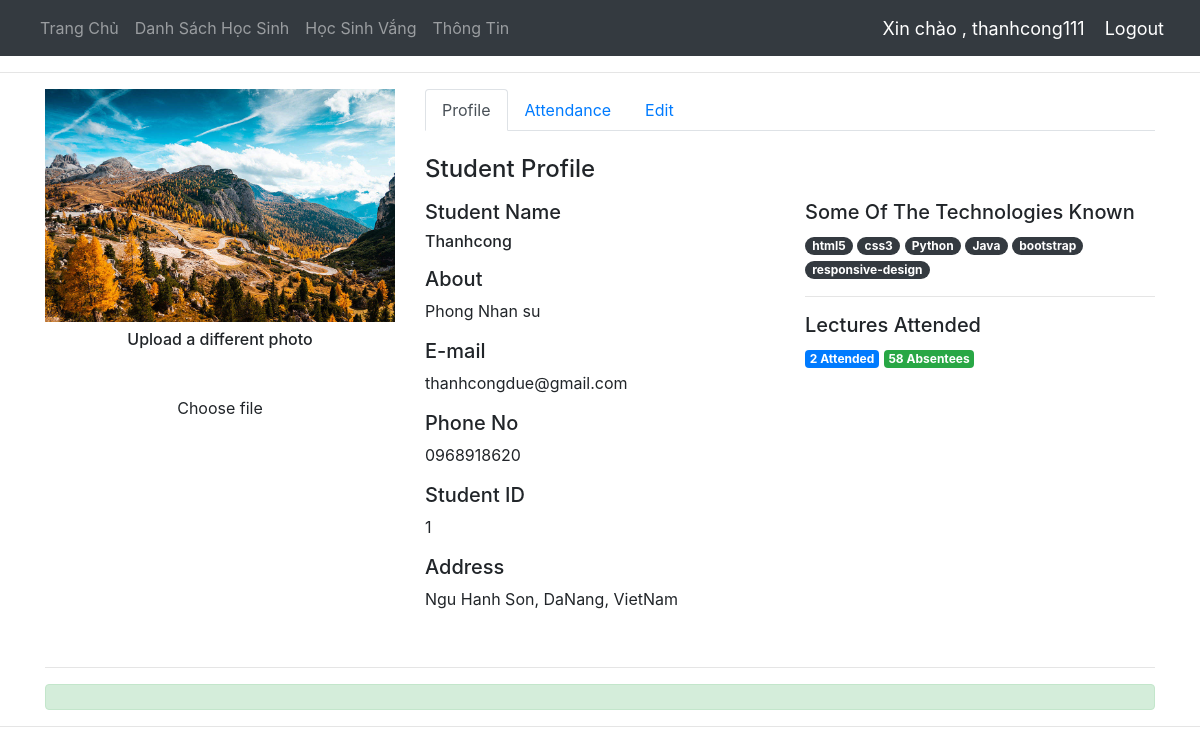
Screenshot of /profile/1/ (signed in) with the database file from the repository.
### face_rec/models.py (models this page shows)
class student_profile(models.Model):
    user=models.OneToOneField(User,null=True,blank=True,on_delete=models.CASCADE)
    student_id = models.CharField(primary_key=True,max_length=20)
    name = models.CharField(max_length=50)
    address = models.CharField(max_length = 100)
    phone = models.CharField(max_length =  50)
    email = models.CharField(max_length = 50)
    description = models.CharField(max_length = 200)
    mark = (
            ('Absent', 'Absent'),
            ('Present', 'Present'),
            )
    attendance = models.CharField(max_length=20,default='Absent', choices=mark)
    profile_pic=models.ImageField(default="static/images/nobody.jpg")
    def __str__(self):
        return self.student_id

### face_rec/decorators.py (the view)
		def wrapper_func(request,*args,**kwargs):
			group=None
			if request.user.groups.exists():
				group=request.user.groups.all()[0].name
			if group in allowed_roles:
				return view_func(request,*args,**kwargs)
			else:
				return HttpResponse('You are Not Authorized To View This Page')

### face_rec/views.py (called while the page is built, shortened)
@login_required(login_url='login')
@allowed_users(allowed_roles=['teacher','admin','student'])
def profile(request,pk):
    id = int(pk)
    request.FILES
    student=student_profile.objects.filter(student_id=id)
    attendance=student_attendance.objects.filter(roll=id)
    present=student_attendance.objects.filter(roll=pk).count()
    absent=60-present
    context={'student':student,'attendance':attendance,'present':present,'absent':absent}
    return render(request,'face_rec/student_profile.html',context)

### face_rec/templates/face_rec/student_profile.html (shortened to what this page needs)
{% extends 'face_rec/main.html' %}
{% block content %}
<div class="container">
    <div class="row my-2">
        <div class="col-lg-8 order-lg-2">
            <ul class="nav nav-tabs">
                <li class="nav-item">
                    <a href="" data-target="#profile" data-toggle="tab" class="nav-link active">Profile</a>
                </li>
                <li class="nav-item">
                    <a href="" data-target="#attendance" data-toggle="tab" class="nav-link">Attendance</a>
                </li>
                <li class="nav-item">
                    <a href="" data-target="#edit" data-toggle="tab" class="nav-link">Edit</a>
                </li>
            </ul>
            <div class="tab-content py-4">
                <div class="tab-pane active" id="profile">
                    <h4 class="mb-3">Student Profile</h4>
                    {% for students in student %}
                    <div class="row">
                        <div class="col-md-6">
                            <h5>Student Name</h6>
                            <h6>
                            <p>
                                {{students.name}}
                            </p>
                            </h6>
                            <h5>About</h5>
                            <p>
                                {{students.description}}
                            </p>
                            <h5>E-mail</h5>
                            <p>
                                {{students.email}}
                            </p>
                            <h5>Phone No</h5>
                            <p>
                                {{students.phone}}
                            </p>
                            <h5>Student ID</h5>
                            <p>
                                {{students.student_id}}
                            </p>
                            <h5>Address</h5>
                            <p>
                                {{students.address}}
                            </p>                        </div>
                        <div class="col-md-6">
                            <h5>Some Of The Technologies Known</h5>
                            <a href="#" class="badge badge-dark badge-pill">html5</a>
                            <a href="#" class="badge badge-dark badge-pill">css3</a>
                            <a href="#" class="badge badge-dark badge-pill">Python</a>
                            <a href="#" class="badge badge-dark badge-pill">Java</a>
                            <a href="#" class="badge badge-dark badge-pill">bootstrap</a>
                            <a href="#" class="badge badge-dark badge-pill">responsive-design</a>
                            <hr>
                            <h5>Lectures Attended</h5>
                            <span class="badge badge-primary"> {{present}} Attended</span>
                            <span class="badge badge-success"> {{absent}} Absentees</span>
                            {% endfor %}
                        </div>
                    </div>
                </div>
                        {% for students in student %}
            </div>
        </div>
        <div class="col-lg-4 order-lg-1 text-center">
            <img src="{{students.profile_pic.url}}" class="mx-auto img-fluid img-circle d-block" alt="avatar">
            <h6 class="mt-2">Upload a different photo</h6>
            <label class="custom-file">
                <span class="custom-file-control">Choose file</span>
            </label>
        </div>
    </div>
    {% endfor %}
<hr>
<div class="alert alert-success" role="alert">
</div>
</div>
{% endblock %}

### face_rec/templates/face_rec/main.html (shortened to what this page needs)
<!DOCTYPE html>
<html>
<head>
	<link rel="stylesheet" href="https://stackpath.bootstrapcdn.com/bootstrap/4.4.1/css/bootstrap.min.css">
</head>
<body>
	{% include 'face_rec/navbar.html' %}
	<hr>
	{% block content %}
	{% endblock %}
    <hr>
    {% include 'face_rec/footer.html' %}
</body>
</html>

### face_rec/templates/face_rec/navbar.html (shortened to what this page needs)
{% load static %}
<nav class="navbar navbar-expand-lg navbar-dark bg-dark">
  	<div class="collapse navbar-collapse" id="navbarNav">
    	<ul class="navbar-nav">
      		<li class="nav-item">
        		<a class="nav-link" href="{% url 'home' %}">Trang Chủ</a>
      		</li>
      		<li class="nav-item">
        		<a class="nav-link" href="{% url 'all_students' %}">Danh Sách Học Sinh</a>
      		</li>
          <li class="nav-item">
            <a class="nav-link" href="{% url 'absent_students' %}">Học Sinh Vắng</a>
          </li>
          <li class="nav-item">
            <a class="nav-link" href="{% url 'about' %}">Thông Tin</a>
          </li>
    	</ul>
  	</div>
  <span class="hello-msg">Xin chào , {{request.user}}</span>
  <span><a class="hello-msg" href="{% url 'logout' %}">  Logout</a></span>
</nav>

### face_rec/templates/face_rec/footer.html (shortened to what this page needs)
<footer class="page-footer font-small blue">
    <div class="footer-copyright text-center py-3">
    </div>
</footer>

### face_rec/templates/face_rec/main.html (style rules this page uses)
body { background-color: #ebeff5; }

### face_rec/templates/face_rec/navbar.html (style rules this page uses)
.hello-msg { font-size:18px; color:#fff; margin-right:20px; }

### rows the page displays
student_profile: name "Thanhcong", description "Phong Nhan su", email "thanhcongdue@gmail.com", phone "0968918620", student_id "1", address "Ngu Hanh Son, DaNang, VietNam", present "2", absent "58", profile_pic (picture)

### other values shown
{{ request.user }} "thanhcong111"
